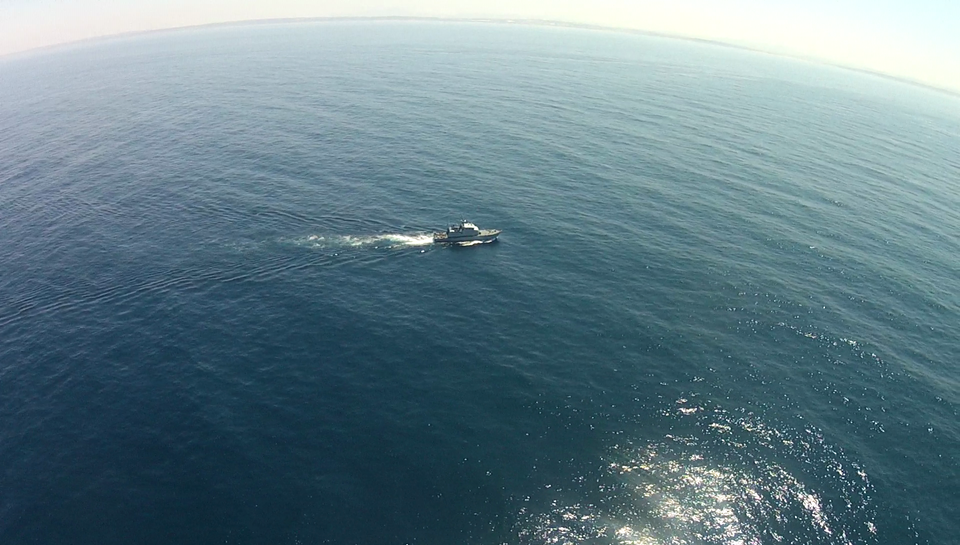
#> input picture 03_Implementacao/images/seagull_database_vis001_small.png, 960 x 545 px, found by its file name
$ python imgBarco_3features.py   (Python 2 division)   (older library calls are emulated)
#> lines starting #> are read from the running program, lines starting #| are printed output that depends on the picture
# -*- coding: utf-8 -*-
"""
Created on Sun May 06 19:47:12 2018

@author: Michael
"""

import cv2 as cv
import numpy as np
import matplotlib.pyplot as plt
import matplotlib.mlab as mlab
import math

from skimage.feature import greycomatrix, greycoprops
from skimage import data
from sklearn.metrics.cluster import entropy

from mpl_toolkits.mplot3d import Axes3D

from sklearn.svm import SVC

import cPickle as pickle
import os

from numpy import linalg as LA

def blocos_16_16(image,windowsize_r,windowsize_c):

	original_height = image.shape[0]
	original_width = image.shape[1]

	window = np.zeros((original_width/windowsize_c*original_height/windowsize_r,windowsize_r,windowsize_c))

	k = 0
	for r in range(0,image.shape[0] , windowsize_r):
	    for c in range(0,image.shape[1], windowsize_c):
	    	# print r,c
	        window[k] = image[r:r+windowsize_r,c:c+windowsize_c]
	        k+=1
	return np.uint8(window)

def features_extraction(window,window2,window3, n_features):

	features = np.zeros((window.shape[0], n_features))

	for bloco in range(len(window)):

		glcm = greycomatrix(window[bloco], [1], [0, np.pi/2, np.pi, 3*np.pi/2], symmetric=True, normed=True)
		contrast = greycoprops(glcm, 'contrast')[0, 0]
		desvio_padrao_a = np.std(window2[bloco])
		desvio_padrao_b = np.std(window3[bloco])
		media = np.mean(window2[bloco])

		if(n_features==1):
			features[bloco][0] = contrast
		elif (n_features==2):
			features[bloco][0] = contrast
			features[bloco][1] = desvio_padrao_a
		elif (n_features==3):
			features[bloco][0] = contrast
			features[bloco][1] = desvio_padrao_a
			features[bloco][2] = desvio_padrao_b

	return features

def features_filter(features,window,n_features):

	zeros = np.zeros(window.shape)
	ground_truth = np.zeros(window.shape[0])

	for i in range(features.shape[0]):

		if(n_features==1):
			if(features[i] < 400 ):

				zeros[i] = window[i]
				ground_truth[i] = 1

		if(n_features==2):

			if(features[i][0] > 400 and features[i][1] > 1.2):

				zeros[i] = window[i]
				ground_truth[i] = 1

		if(n_features==3):

			if(features[i][0] > 400 and features[i][1] > 3 and features[i][2] > 4):

				zeros[i] = window[i]
				ground_truth[i] = 1


	return zeros,ground_truth

def reconstruct_GT_aux(ground_truth,window):

	zeros = np.zeros(window.shape)

	for i in range(len(ground_truth)):

		if(ground_truth[i] == 0):

			zeros[i] = window[i]
			# zeros[i] = np.array([[255]*window[i].shape[1]]*window[i].shape[0])
			# print i

	return zeros

def invers_blocos_16x16(blocos,window,windowsize_r,windowsize_c):

	original_height = window.shape[0]
	original_width = window.shape[1]

	image_reconstructed = np.zeros((original_height,original_width))
	k = 0
	for i in range(0,image_reconstructed.shape[0],windowsize_r):
	    for j in range(0,image_reconstructed.shape[1],windowsize_c):
	        image_reconstructed[i:i+windowsize_r,j:j+windowsize_c] = blocos[k]
	        k+=1
	return np.uint8(image_reconstructed)

# [29 lines left out: functions show_features_1d, show_features_1d, show_features_2d, show_features_3d, not called in this run]

def show_features_3d_2(features,ground_truth):

	ax = plt.axes(projection='3d')
	ax.scatter3D(features[ground_truth==1,0],features[ground_truth==1,1],features[ground_truth==1,2], color = 'blue',marker = 's')
	ax.scatter3D(features[ground_truth==0,0],features[ground_truth==0,1],features[ground_truth==0,2], color = 'red', marker = 'o')
	ax.set_xlabel("Contraste")
	ax.set_ylabel("Desvio")
	ax.set_zlabel("Media")
	ax.legend()
	plt.show()

def size_block(img):

	img_height = img.shape[0]
	img_width = img.shape[1]


	r = 0
	c = 0
	dimensoes = [14,15,16]

	r = [dimensao for dimensao in dimensoes if img_height%dimensao == 0]
	c = [dimensao for dimensao in dimensoes if img_width%dimensao == 0]


	return r[-1],c[-1]

# [41 lines left out: functions read_file, write_file, read_or_write_pickle, classificator_train, not called in this run]

def classificator_test(classificator,features):

	return classificator.predict(features)


if __name__=="__main__":

	plt.clf()

	img = cv.imread("images/seagull_database_vis001_small.png")
#> img is the input picture: shape (545, 960, 3); mean B, G, R 135.5, 125.7, 99.5


	res = cv.resize(img,None,fx=0.5, fy=0.5, interpolation = cv.INTER_CUBIC)


	gray = cv.cvtColor(res,cv.COLOR_BGR2GRAY)
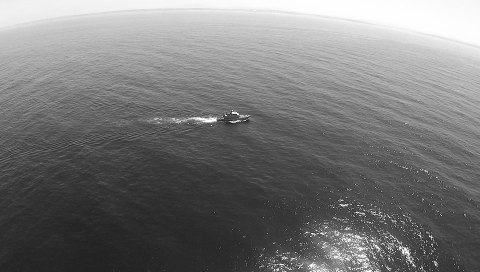
#> gray: shape (272, 480); min 19, max 255, mean 119.1
	lab = cv.cvtColor(res,cv.COLOR_BGR2LAB)
#> lab: shape (272, 480, 3); mean of channels 0, 1, 2 127.8, 121.6, 119.3


	windowsize_r = size_block(res)[0]
#> windowsize_r = 16
	windowsize_c = size_block(res)[1]
#> windowsize_c = 16


	window = blocos_16_16(gray,windowsize_r,windowsize_c)
#> after the loop in blocos_16_16, `for r in range(0,image.shape[0] , windowsize_r):`: k = 510

	window_2 = blocos_16_16(lab[:,:,1],windowsize_r,windowsize_c)

	window_3 = blocos_16_16(lab[:,:,2],windowsize_r,windowsize_c)

	features = features_extraction(window,window_2,window_3,3)
#> the loop in features_extraction, `for bloco in range(len(window)): ` made 510 passes
#> (contrast, desvio_padrao_a, desvio_padrao_b, media) on passes 1 to 3: (1.54, 1.07, 1.44, 127.6), (1.06, 1.13, 1.28, 127.8), (0.533, 0.894, 1.1, 128.3)
#> after the loop in features_extraction, `for bloco in range(len(window)):`: features = 510 rows, first 8: [1.54, 1.07, 1.44], [1.06, 1.13, 1.28], [0.533, 0.894, 1.1], [1.21, 0.966, 0.992], [1.54, 0.937, 1.12], [1.59, 0.957, 1.59], [1.75, 1.02, 2.1], [1.81, 0.99, 2.69]
	# print features[:,0]

	# show_features_3d(features)

	zeros,ground_truth = features_filter(features,window,3)
#> after the loop in features_filter, `for i in range(features.shape[0]):`: ground_truth = 510 values, max 1 at index 441, min 0 at index 0, mean 0.00784

	# print features
	# print ground_truth
	show_features_3d_2(features,ground_truth)
#> in show_features_3d_2, `plt.show()`:
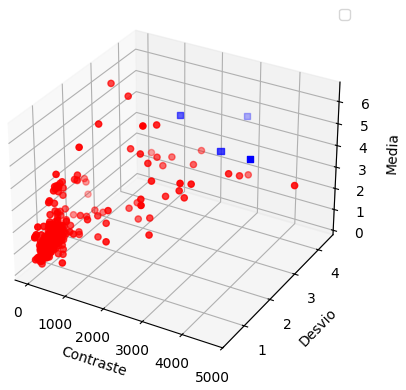
#> figure drawn by matplotlib, 1 panel

	# [20 lines of commented-out code are left out]
	ground_truth[287:] = 0
	#Imagem 2###
	ground_truth[:280] = 0
	ground_truth[283:287] = 1
	ground_truth[317:] = 0
	## Imagem 5 ###
	ground_truth[44:264] = 0
	ground_truth[274:] = 0

	# zeros = reconstruct_GT_aux(predi,window)
	zeros = reconstruct_GT_aux(ground_truth,window)

	image_reconstructed = invers_blocos_16x16(zeros,gray,windowsize_r,windowsize_c)
#> after the loop in invers_blocos_16x16, `for i in range(0,image_reconstructed.shape[0],windowsize_r):`: k = 510
	# # contours, hierarchy = cv.findContours(image_reconstructed, cv.RETR_TREE, cv.CHAIN_APPROX_SIMPLE)

	# # print "Antes",contours
	# # cv.drawContours(img, np.multiply(contours,2), -1, (0,0,255), 2)
	# # print "Depois",contours*2

	cv.imshow("Imagem Reconstruida",image_reconstructed)
	cv.waitKey(0)
	cv.destroyAllWindows()

$ run again, with 03_Implementacao/images/seagull_database_vis002_small.png copied over 03_Implementacao/images/seagull_database_vis001_small.png
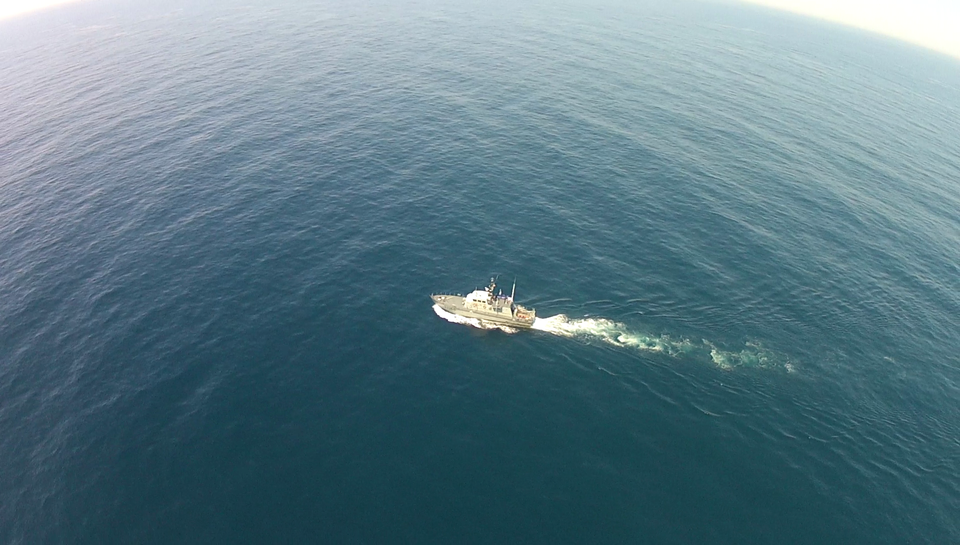
#> input picture 03_Implementacao/images/seagull_database_vis002_small.png, 960 x 545 px, found by its file name
#> img is the input picture: shape (545, 960, 3); mean B, G, R 132.7, 121.4, 91.7
#> `gray = cv.cvtColor(res,cv.COLOR_BGR2GRAY)`:
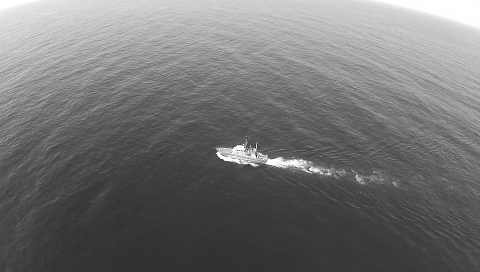
#> gray: shape (272, 480); min 13, max 255, mean 113.9
#> lab: shape (272, 480, 3); mean of channels 0, 1, 2 124, 120.7, 118.4
#> windowsize_r = 16
#> after the loop in blocos_16_16, `for r in range(0,image.shape[0] , windowsize_r):`: k = 510
#> the loop in features_extraction, `for bloco in range(len(window)): ` made 510 passes
#> (contrast, desvio_padrao_a, desvio_padrao_b, media) on passes 1 to 3: (1.57, 1.39, 2.66, 129.4), (2.62, 1.19, 2.79, 129.9), (4.43, 0.87, 1.93, 130.3)
#> after the loop in features_extraction, `for bloco in range(len(window)):`: features = 510 rows, first 8: [1.57, 1.39, 2.66], [2.62, 1.19, 2.79], [4.43, 0.87, 1.93], [5.37, 0.907, 0.878], [5.41, 0.69, 0.9], [5.95, 0.802, 0.884], [9.04, 0.834, 0.883], [6.72, 0.798, 0.798]
#> after the loop in features_filter, `for i in range(features.shape[0]):`: ground_truth = 510 values, max 1 at index 283, min 0 at index 0, mean 0.0098
#> in show_features_3d_2, `plt.show()`:
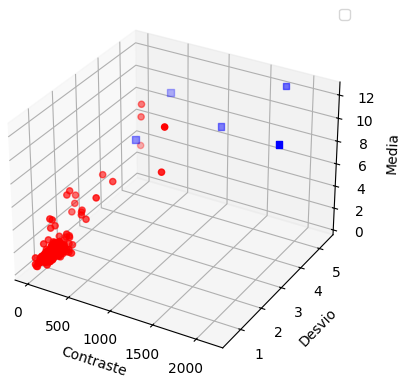
#> figure drawn by matplotlib, 1 panel
#> after the loop in invers_blocos_16x16, `for i in range(0,image_reconstructed.shape[0],windowsize_r):`: k = 510

$ run again, with 03_Implementacao/images/seagull_database_vis003_small.png copied over 03_Implementacao/images/seagull_database_vis001_small.png
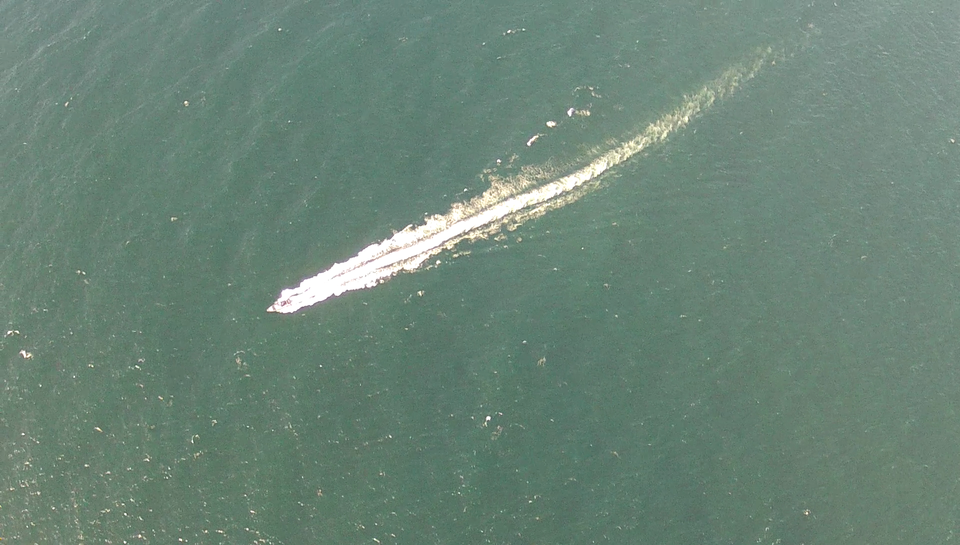
#> input picture 03_Implementacao/images/seagull_database_vis003_small.png, 960 x 545 px, found by its file name
#> img is the input picture: shape (545, 960, 3); mean B, G, R 119, 132.4, 107.3
#> `gray = cv.cvtColor(res,cv.COLOR_BGR2GRAY)`:
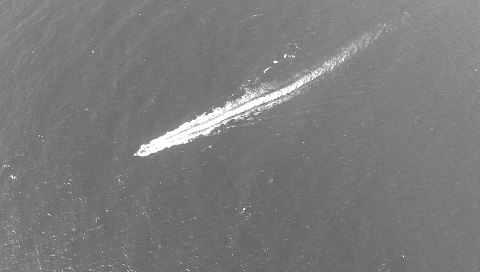
#> gray: shape (272, 480); min 86, max 255, mean 123.4
#> lab: shape (272, 480, 3); mean of channels 0, 1, 2 135.2, 116.1, 132.3
#> windowsize_r = 16
#> after the loop in blocos_16_16, `for r in range(0,image.shape[0] , windowsize_r):`: k = 510
#> the loop in features_extraction, `for bloco in range(len(window)): ` made 510 passes
#> (contrast, desvio_padrao_a, desvio_padrao_b, media) on passes 1 to 3: (35.31, 0.988, 0.689, 119), (43.91, 1.16, 0.703, 118.9), (37.38, 1.52, 0.992, 118.5)
#> after the loop in features_extraction, `for bloco in range(len(window)):`: features = 510 rows, first 8: [35.31, 0.988, 0.689], [43.91, 1.16, 0.703], [37.38, 1.52, 0.992], [17.93, 1.1, 0.747], [19.65, 1.17, 0.528], [19.9, 1.04, 0.579], [21.68, 1.29, 0.666], [18.48, 1.45, 0.596]
#> after the loop in features_filter, `for i in range(features.shape[0]):`: ground_truth = 510 values, max 1 at index 165, min 0 at index 0, mean 0.0137
#> in show_features_3d_2, `plt.show()`:
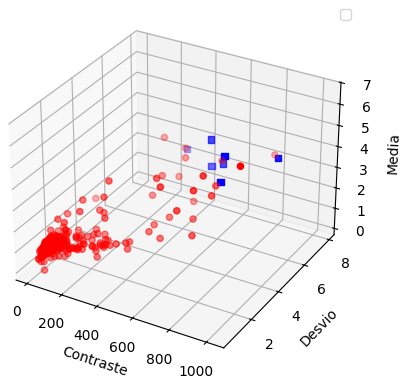
#> figure drawn by matplotlib, 1 panel
#> after the loop in invers_blocos_16x16, `for i in range(0,image_reconstructed.shape[0],windowsize_r):`: k = 510

$ run again, with 03_Implementacao/images/seagull_database_vis004_small.png copied over 03_Implementacao/images/seagull_database_vis001_small.png
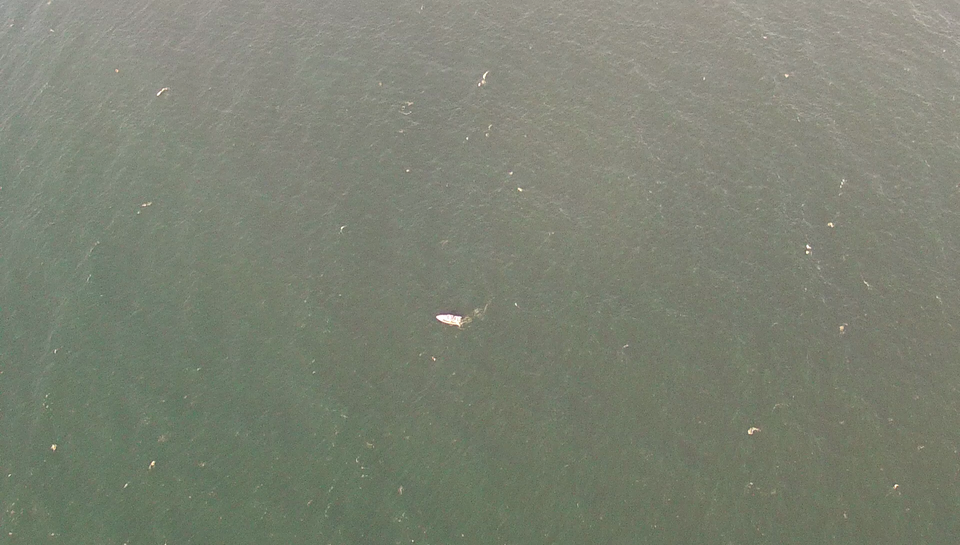
#> input picture 03_Implementacao/images/seagull_database_vis004_small.png, 960 x 545 px, found by its file name
#> img is the input picture: shape (545, 960, 3); mean B, G, R 115.4, 130.2, 125
#> lab: shape (272, 480, 3); mean of channels 0, 1, 2 136.8, 123.2, 135.4
#> windowsize_r = 16
#> after the loop in blocos_16_16, `for r in range(0,image.shape[0] , windowsize_r):`: k = 510
#> the loop in features_extraction, `for bloco in range(len(window)): ` made 510 passes
#> (contrast, desvio_padrao_a, desvio_padrao_b, media) on passes 1 to 3: (76.22, 1.23, 0.906, 125.9), (84.64, 1.15, 1.2, 126.4), (31.48, 1.15, 0.99, 126.3)
#> after the loop in features_extraction, `for bloco in range(len(window)):`: features = 510 rows, first 8: [76.22, 1.23, 0.906], [84.64, 1.15, 1.2], [31.48, 1.15, 0.99], [49.65, 0.805, 0.671], [51.37, 0.832, 0.716], [20.98, 0.893, 1], [33.53, 0.859, 0.691], [26.33, 0.974, 0.936]
#> `zeros,ground_truth = features_filter(features,window,3)`: ground_truth = 510 values from 0 to 0
#> in show_features_3d_2, `plt.show()`:
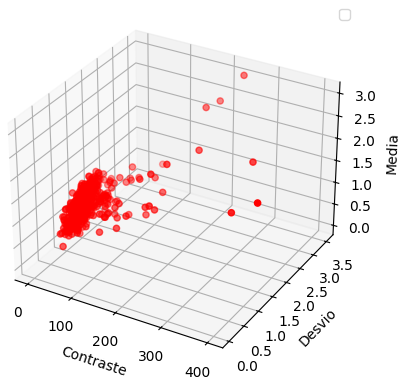
#> figure drawn by matplotlib, 1 panel
#> after the loop in invers_blocos_16x16, `for i in range(0,image_reconstructed.shape[0],windowsize_r):`: k = 510
